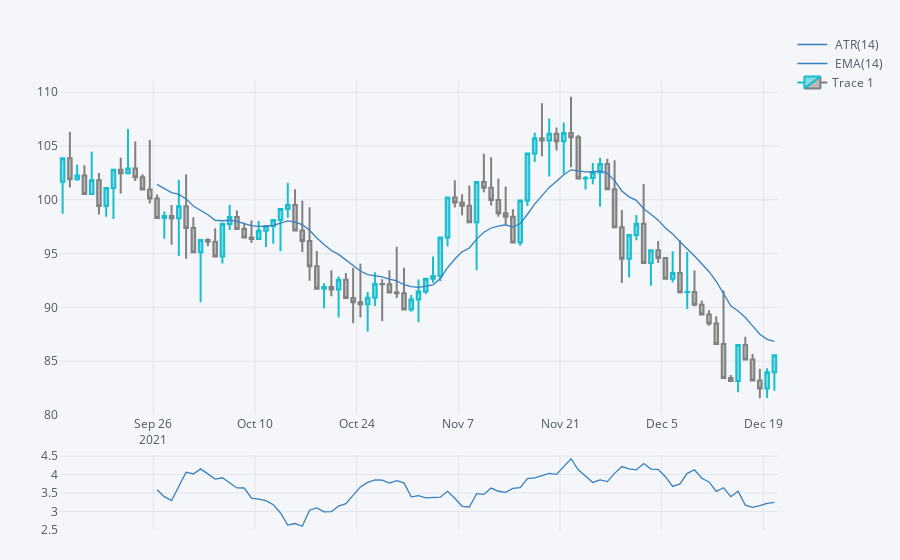

Write notebook code for a chart like this one.
### Code cell
import numpy as np
import pandas as pd
import random as rnd
import plotly.offline as plyo
import cufflinks as cl
from datetime import datetime, timedelta

#initialize variables
iprice=100      #first market price
iprds=100       #days to cover (from today backwards)
istdev=0.02     #standard deviation

#random walk generator
def randomwalk(price, stdev, prds):
    prices=[]
    for i in range(1,prds+1):
        price = price + price*rnd.normalvariate(0,stdev)
        low = price - price*abs(rnd.normalvariate(0,stdev))
        high = price + price*abs(rnd.normalvariate(0,stdev))
        prices.append([price,low, high])
    return(prices)

#function call with initialized variables, directly creating numpy array
randvals = np.array(randomwalk(iprice,istdev,iprds))

#create dataframe from array data
iindex=pd.date_range(datetime.today() - timedelta(days=iprds), periods=iprds, freq='D')
df=pd.DataFrame(randvals, index=iindex, columns=('Open','Low','High'))

#add closing price and modify high/wow if necessary
df['Close']=df['Open'].shift(-1)
df['High']=np.maximum(df['High'], df['Close'])
df['Low']=np.minimum(df['Low'],df['Close'])
df=df.dropna()

#plot data
plyo.init_notebook_mode(connected=True)     #initialize local notebook mode
qf = cl.QuantFig(df)                        #candlestick chart
qf.add_atr(periods=14)                      #add Average True Range Indicator
qf.add_ema(periods=14)                      #add Exponential Moving Average Indicator
plyo.iplot(qf.iplot(asFigure=True))         #execute plot
